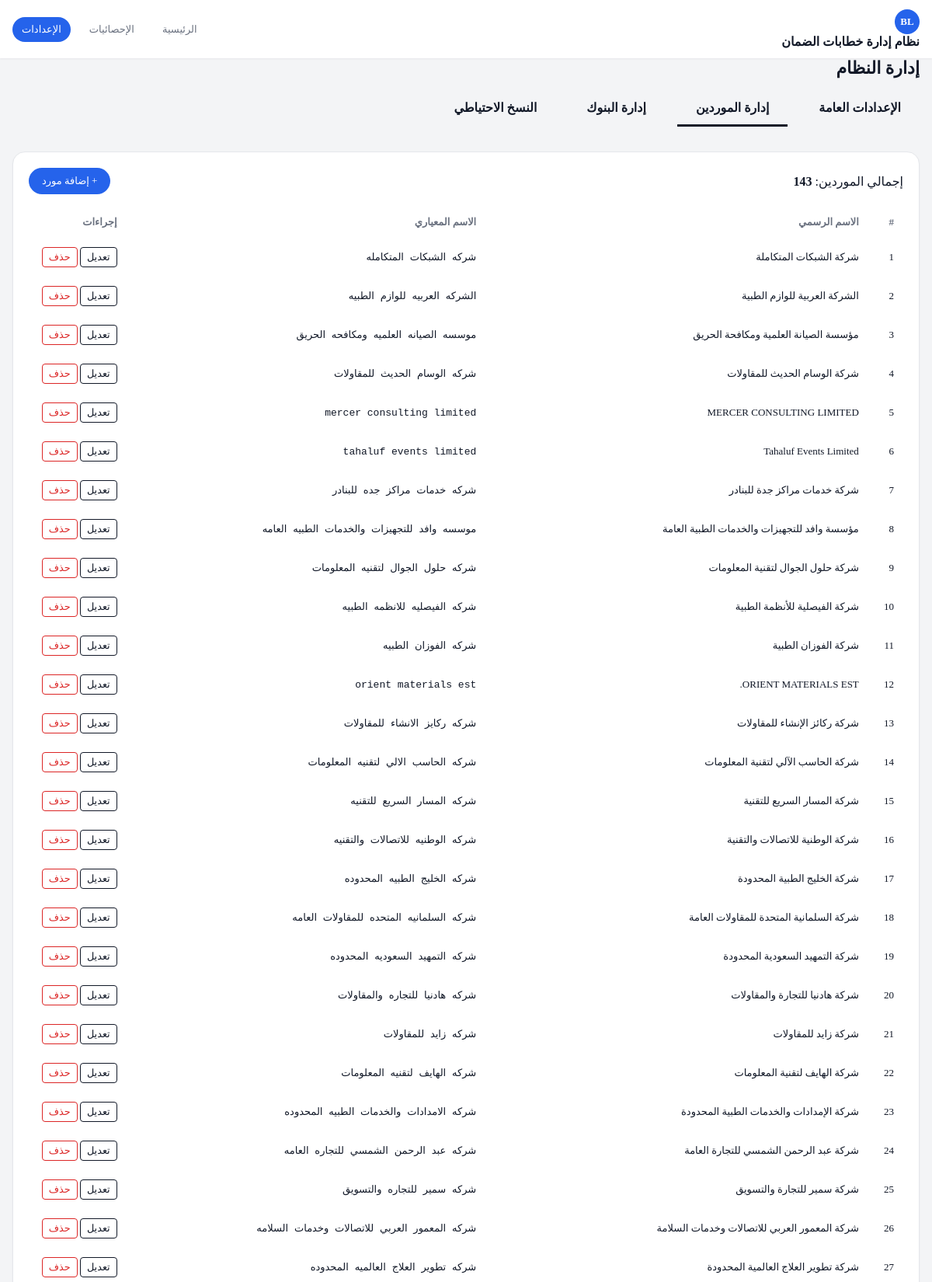
The app's page /settings.php?tab=suppliers (upper part) with its own data.
### tables this page shows
CREATE TABLE suppliers (
    id INTEGER PRIMARY KEY AUTOINCREMENT,
    official_name TEXT NOT NULL,
    display_name TEXT,
    normalized_name TEXT NOT NULL,
    is_confirmed INTEGER DEFAULT 0,
    created_at TEXT DEFAULT CURRENT_TIMESTAMP,
    updated_at TEXT DEFAULT CURRENT_TIMESTAMP
, supplier_normalized_key TEXT);

### app/Repositories/SupplierRepository.php (called while the page is built, shortened)
<?php
class SupplierRepository
{
    public function allNormalized(): array
    {
        $pdo = Database::connection();
        $stmt = $pdo->query('SELECT id, official_name, normalized_name, supplier_normalized_key FROM suppliers');
        return $stmt->fetchAll(PDO::FETCH_ASSOC);
    }
}

### www/settings.php (the view, shortened to what this page needs)
<?php
$suppliers = new SupplierRepository();
$activeTab = $_GET['tab'] ?? 'general';
$suppliersList = $suppliers->allNormalized();
?>
<!doctype html>
<html lang="ar" dir="rtl">
<head>
    <link rel="stylesheet" href="/assets/css/style.css">
</head>
<body class="app-shell">
    <header class="app-header">
        <div class="app-header-inner">
            <div>
                <span class="app-logo">BL</span>
                <span class="app-title">نظام إدارة خطابات الضمان</span>
            </div>
            <nav class="app-nav">
                <a href="/" class="app-nav-link">الرئيسية</a>
                <a href="/stats" class="app-nav-link">الإحصائيات</a>
                <a href="/settings.php" class="app-nav-link is-active">الإعدادات</a>
            </nav>
        </div>
    </header>
    <main class="app-main">
        <div class="app-container">
            <div class="page-header">
                <h1 class="page-title">إدارة النظام</h1>
            </div>
            <div class="tabs-nav">
                <a href="?tab=general" class="tab-link <?= $activeTab === 'general' ? 'active' : '' ?>">الإعدادات العامة</a>
                <a href="?tab=suppliers" class="tab-link <?= $activeTab === 'suppliers' ? 'active' : '' ?>">إدارة الموردين</a>
                <a href="?tab=banks" class="tab-link <?= $activeTab === 'banks' ? 'active' : '' ?>">إدارة البنوك</a>
                <a href="?tab=system" class="tab-link <?= $activeTab === 'system' ? 'active' : '' ?>">النسخ الاحتياطي</a>
            </div>
            <?php if ($activeTab === 'suppliers'): ?>
            <div class="card">
                <div style="display: flex; justify-content: space-between; align-items: center; margin-bottom: 1rem;">
                    <span>إجمالي الموردين: <strong><?= count($suppliersList) ?></strong></span>
                    <a href="/settings/supplier-form.php" class="btn btn-primary">+ إضافة مورد</a>
                </div>
                <table class="data-table">
                    <thead>
                        <tr>
                            <th>#</th>
                            <th>الاسم الرسمي</th>
                            <th>الاسم المعياري</th>
                            <th>إجراءات</th>
                        </tr>
                    </thead>
                    <tbody>
                        <?php foreach ($suppliersList as $index => $supplier): ?>
                        <tr>
                            <td><?= $index + 1 ?></td>
                            <td><?= htmlspecialchars($supplier['official_name'] ?? '') ?></td>
                            <td><code><?= htmlspecialchars($supplier['normalized_name'] ?? '') ?></code></td>
                            <td>
                                <a href="/settings/supplier-form.php?id=<?= $supplier['id'] ?>" class="btn-xs btn-outline-primary">تعديل</a>
                                <a href="/settings/supplier-delete.php?id=<?= $supplier['id'] ?>" class="btn-xs btn-outline-danger" onclick="return confirm('هل أنت متأكد من حذف هذا المورد؟')">حذف</a>
                            </td>
                        </tr>
                        <?php endforeach; ?>
                    </tbody>
                </table>
            </div>
            <?php endif; ?>
        </div>
    </main>
</body>
</html>

### www/assets/css/style.css (style rules this page uses)
:root { --color-bg-main: #f3f4f6; --color-bg-elevated: #ffffff; --color-border: #e5e7eb; --color-border-strong: #cbd5e1; --color-primary: #2563eb; --color-primary-hover: #1d4ed8; --color-primary-soft: #dbeafe; --color-accent: #0ea5e9; --color-text-main: #111827; --color-text-muted: #6b7280; --color-text-inverse: #ffffff; --color-success: #059669; --color-success-soft: #d1fae5; --color-warning: #d97706; --color-warning-soft: #fef3c7; --color-danger: #dc2626; --color-danger-soft: #fee2e2; --color-info: #0ea5e9; --color-info-soft: #e0f2fe; --color-status-review: #f97316; --color-status-ready: #16a34a; --color-status-conflict: #dc2626; --font-size-xs: 12px; --font-size-sm: 13px; --font-size-md: 14px; --font-size-lg: 16px; --font-size-xl: 18px; --font-size-2xl: 22px; --radius-sm: 8px; --radius-md: 12px; --radius-lg: 16px; --radius-xl: 20px; --shadow-sm: 0 1px 2px rgba(15, 23, 42, 0.06); --shadow-md: 0 4px 10px rgba(15, 23, 42, 0.08); --space-xxs: 4px; --space-xs: 8px; --space-sm: 12px; --space-md: 16px; --space-lg: 20px; --space-xl: 24px; --space-2xl: 32px; --transition-fast: 150ms ease-out; --transition-normal: 200ms ease-out; --layout-max-width: 1200px; }
body.app-shell { margin: 0; padding: 0; margin: 0; padding: 0; background-color: var(--color-bg-main); color: var(--color-text-main); }
.app-main { padding: 0 var(--space-md) var(--space-xl) var(--space-md); }
.app-container { max-width: var(--layout-max-width); margin: 0 auto; }
.page-header { display: flex; align-items: flex-start; justify-content: space-between; gap: var(--space-md); margin-bottom: var(--space-md); flex-wrap: wrap; }
.page-title { font-size: var(--font-size-2xl); font-weight: 700; margin: 0; }
.app-header { position: sticky; top: 0; z-index: 50; background-color: var(--color-bg-elevated); box-shadow: var(--shadow-sm); }
.app-header-inner { max-width: var(--layout-max-width); margin: 0 auto; padding: var(--space-sm) var(--space-md); display: flex; align-items: center; justify-content: space-between; gap: var(--space-md); }
.app-logo { width: 32px; height: 32px; border-radius: var(--radius-lg); background: var(--color-primary); color: var(--color-text-inverse); display: flex; align-items: center; justify-content: center; font-weight: 700; font-size: var(--font-size-sm); }
.app-title { font-size: var(--font-size-lg); font-weight: 700; }
.app-nav { display: flex; gap: var(--space-sm); flex-wrap: wrap; }
.app-nav-link { font-size: var(--font-size-sm); padding: var(--space-xs) var(--space-sm); border-radius: 999px; text-decoration: none; color: var(--color-text-muted); transition: background-color var(--transition-fast), color var(--transition-fast); }
.app-nav-link.is-active { background-color: var(--color-primary); color: var(--color-text-inverse); }
.card { background-color: var(--color-bg-elevated); border: 1px solid var(--color-border); border-radius: var(--radius-lg); box-shadow: var(--shadow-sm); padding: var(--space-lg); margin-bottom: var(--space-lg); }
.btn { display: inline-flex; align-items: center; justify-content: center; gap: var(--space-xs); border-radius: 999px; border: 1px solid transparent; cursor: pointer; font-family: inherit; font-size: var(--font-size-sm); padding: 8px 16px; transition: background-color var(--transition-fast), box-shadow var(--transition-fast), transform var(--transition-fast); text-decoration: none; }
.btn-primary { background-color: var(--color-primary); color: var(--color-text-inverse); }
.data-table { width: 100%; border-collapse: collapse; font-size: var(--font-size-sm); }
.data-table th, .data-table td { padding: var(--space-sm); border-bottom: 1px solid var(--color-border); text-align: right; }
.data-table th { background-color: #f9fafb; font-weight: 600; color: var(--color-text-muted); position: sticky; top: 0; z-index: 1; }

### records on screen
suppliers: official_name "شركة الشبكات المتكاملة", normalized_name "شركه الشبكات المتكامله"
suppliers: official_name "الشركة العربية للوازم الطبية", normalized_name "الشركه العربيه للوازم الطبيه"
suppliers: official_name "مؤسسة الصيانة العلمية ومكافحة الحريق", normalized_name "موسسه الصيانه العلميه ومكافحه الحريق"
suppliers: official_name "شركة الوسام الحديث للمقاولات", normalized_name "شركه الوسام الحديث للمقاولات"
suppliers: official_name "MERCER CONSULTING LIMITED", normalized_name "mercer consulting limited"
suppliers: official_name "Tahaluf Events Limited", normalized_name "tahaluf events limited"
suppliers: official_name "شركة خدمات مراكز جدة للبنادر", normalized_name "شركه خدمات مراكز جده للبنادر"
suppliers: official_name "مؤسسة وافد للتجهيزات والخدمات الطبية العامة", normalized_name "موسسه وافد للتجهيزات والخدمات الطبيه العامه"
suppliers: official_name "شركة حلول الجوال لتقنية المعلومات", normalized_name "شركه حلول الجوال لتقنيه المعلومات"
suppliers: official_name "شركة الفيصلية للأنظمة الطبية", normalized_name "شركه الفيصليه للانظمه الطبيه"
suppliers: official_name "شركة الفوزان الطبية", normalized_name "شركه الفوزان الطبيه"
suppliers: official_name "ORIENT MATERIALS EST.", normalized_name "orient materials est"
suppliers: official_name "شركة ركائز الإنشاء للمقاولات", normalized_name "شركه ركايز الانشاء للمقاولات"
suppliers: official_name "شركة الحاسب الآلي لتقنية المعلومات", normalized_name "شركه الحاسب الالي لتقنيه المعلومات"
suppliers: official_name "شركة المسار السريع للتقنية", normalized_name "شركه المسار السريع للتقنيه"
suppliers: official_name "شركة الوطنية للاتصالات والتقنية", normalized_name "شركه الوطنيه للاتصالات والتقنيه"
suppliers: official_name "شركة الخليج الطبية المحدودة", normalized_name "شركه الخليج الطبيه المحدوده"
suppliers: official_name "شركة السلمانية المتحدة للمقاولات العامة", normalized_name "شركه السلمانيه المتحده للمقاولات العامه"
suppliers: official_name "شركة التمهيد السعودية المحدودة", normalized_name "شركه التمهيد السعوديه المحدوده"
suppliers: official_name "شركة هادنيا للتجارة والمقاولات", normalized_name "شركه هادنيا للتجاره والمقاولات"
suppliers: official_name "شركة زايد للمقاولات", normalized_name "شركه زايد للمقاولات"
suppliers: official_name "شركة الهايف لتقنية المعلومات", normalized_name "شركه الهايف لتقنيه المعلومات"
suppliers: official_name "شركة الإمدادات والخدمات الطبية المحدودة", normalized_name "شركه الامدادات والخدمات الطبيه المحدوده"
suppliers: official_name "شركة عبد الرحمن الشمسي للتجارة العامة", normalized_name "شركه عبد الرحمن الشمسي للتجاره العامه"
suppliers: official_name "شركة سمير للتجارة والتسويق", normalized_name "شركه سمير للتجاره والتسويق"
suppliers: official_name "شركة المعمور العربي للاتصالات وخدمات السلامة", normalized_name "شركه المعمور العربي للاتصالات وخدمات السلامه"
suppliers: official_name "شركة تطوير العلاج العالمية المحدودة", normalized_name "شركه تطوير العلاج العالميه المحدوده"

### other values on screen
count($suppliersList) "143"
